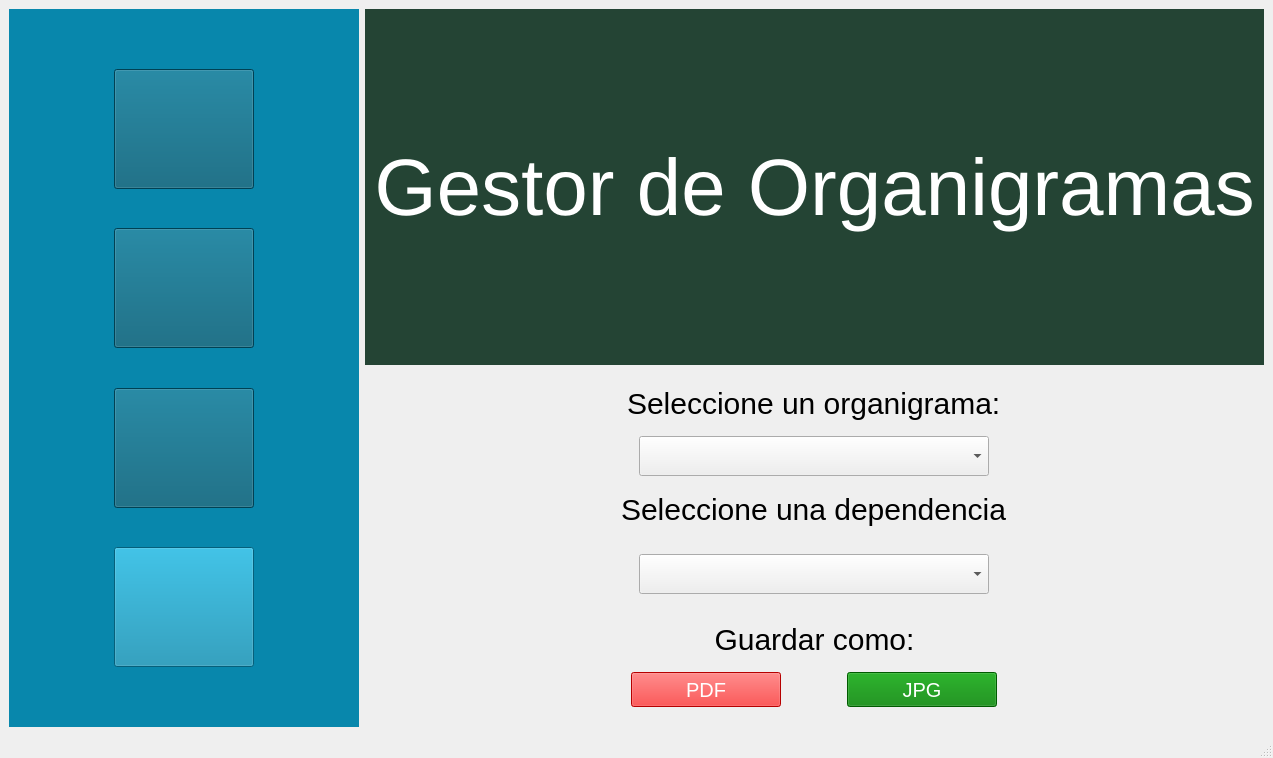
<?xml version="1.0" encoding="UTF-8"?>
<ui version="4.0">
 <class>MainWindow</class>
 <widget class="QMainWindow" name="MainWindow">
  <property name="geometry">
   <rect>
    <x>0</x>
    <y>0</y>
    <width>1257</width>
    <height>758</height>
   </rect>
  </property>
  <property name="sizePolicy">
   <sizepolicy hsizetype="Preferred" vsizetype="Preferred">
    <horstretch>0</horstretch>
    <verstretch>0</verstretch>
   </sizepolicy>
  </property>
  <property name="windowTitle">
   <string>MainWindow</string>
  </property>
  <widget class="QWidget" name="centralwidget">
   <layout class="QGridLayout" name="gridLayout">
    <item row="0" column="0" rowspan="2">
     <layout class="QVBoxLayout" name="verticalLayout_7">
      <item>
       <widget class="QFrame" name="horizontalFrame">
        <property name="sizePolicy">
         <sizepolicy hsizetype="Preferred" vsizetype="Preferred">
          <horstretch>0</horstretch>
          <verstretch>0</verstretch>
         </sizepolicy>
        </property>
        <property name="minimumSize">
         <size>
          <width>350</width>
          <height>550</height>
         </size>
        </property>
        <property name="maximumSize">
         <size>
          <width>300</width>
          <height>16777215</height>
         </size>
        </property>
        <property name="layoutDirection">
         <enum>Qt::LeftToRight</enum>
        </property>
        <property name="autoFillBackground">
         <bool>false</bool>
        </property>
        <property name="styleSheet">
         <string notr="true">background-color:#0887ac</string>
        </property>
        <property name="frameShape">
         <enum>QFrame::NoFrame</enum>
        </property>
        <layout class="QHBoxLayout" name="verticalLayout_5">
         <property name="spacing">
          <number>0</number>
         </property>
         <property name="sizeConstraint">
          <enum>QLayout::SetDefaultConstraint</enum>
         </property>
         <property name="leftMargin">
          <number>0</number>
         </property>
         <property name="topMargin">
          <number>0</number>
         </property>
         <property name="rightMargin">
          <number>0</number>
         </property>
         <property name="bottomMargin">
          <number>0</number>
         </property>
         <item>
          <layout class="QVBoxLayout" name="verticalLayout_3">
           <property name="spacing">
            <number>0</number>
           </property>
           <property name="sizeConstraint">
            <enum>QLayout::SetMaximumSize</enum>
           </property>
           <property name="leftMargin">
            <number>0</number>
           </property>
           <property name="topMargin">
            <number>40</number>
           </property>
           <property name="rightMargin">
            <number>0</number>
           </property>
           <property name="bottomMargin">
            <number>40</number>
           </property>
           <item alignment="Qt::AlignHCenter|Qt::AlignVCenter">
            <widget class="QPushButton" name="pushButton_9">
             <property name="sizePolicy">
              <sizepolicy hsizetype="Minimum" vsizetype="Expanding">
               <horstretch>0</horstretch>
               <verstretch>0</verstretch>
              </sizepolicy>
             </property>
             <property name="minimumSize">
              <size>
               <width>140</width>
               <height>120</height>
              </size>
             </property>
             <property name="maximumSize">
              <size>
               <width>400</width>
               <height>400</height>
              </size>
             </property>
             <property name="cursor">
              <cursorShape>PointingHandCursor</cursorShape>
             </property>
             <property name="layoutDirection">
              <enum>Qt::LeftToRight</enum>
             </property>
             <property name="styleSheet">
              <string notr="true">image: url(D:/UNA-MATERIAS/2023-2 Semestre/Algoritmos y estructura de datos 2/Segundo Parcial/Segunda Parcial-Proyecto Original/Archivos Python/iconos/abrir-agregar-carpeta.png);background-color:#005B75</string>
             </property>
             <property name="text">
              <string/>
             </property>
            </widget>
           </item>
           <item alignment="Qt::AlignHCenter|Qt::AlignVCenter">
            <widget class="QPushButton" name="pushButton_10">
             <property name="sizePolicy">
              <sizepolicy hsizetype="Minimum" vsizetype="Expanding">
               <horstretch>0</horstretch>
               <verstretch>0</verstretch>
              </sizepolicy>
             </property>
             <property name="minimumSize">
              <size>
               <width>140</width>
               <height>120</height>
              </size>
             </property>
             <property name="maximumSize">
              <size>
               <width>400</width>
               <height>400</height>
              </size>
             </property>
             <property name="cursor">
              <cursorShape>PointingHandCursor</cursorShape>
             </property>
             <property name="styleSheet">
              <string notr="true">image: url(D:/UNA-MATERIAS/2023-2 Semestre/Algoritmos y estructura de datos 2/Segundo Parcial/Segunda Parcial-Proyecto Original/Archivos Python/iconos/carpeta-abierta.png);background-color:#005B75</string>
             </property>
             <property name="text">
              <string/>
             </property>
            </widget>
           </item>
           <item alignment="Qt::AlignHCenter|Qt::AlignVCenter">
            <widget class="QPushButton" name="pushButton_11">
             <property name="sizePolicy">
              <sizepolicy hsizetype="Minimum" vsizetype="Expanding">
               <horstretch>0</horstretch>
               <verstretch>0</verstretch>
              </sizepolicy>
             </property>
             <property name="minimumSize">
              <size>
               <width>140</width>
               <height>120</height>
              </size>
             </property>
             <property name="maximumSize">
              <size>
               <width>400</width>
               <height>400</height>
              </size>
             </property>
             <property name="cursor">
              <cursorShape>PointingHandCursor</cursorShape>
             </property>
             <property name="styleSheet">
              <string notr="true">image: url(D:/UNA-MATERIAS/2023-2 Semestre/Algoritmos y estructura de datos 2/Segundo Parcial/Segunda Parcial-Proyecto Original/Archivos Python/iconos/grupo-de-usuarios.png);background-color:#005B75</string>
             </property>
             <property name="text">
              <string/>
             </property>
            </widget>
           </item>
           <item alignment="Qt::AlignHCenter|Qt::AlignVCenter">
            <widget class="QPushButton" name="pushButton_12">
             <property name="sizePolicy">
              <sizepolicy hsizetype="Minimum" vsizetype="Expanding">
               <horstretch>0</horstretch>
               <verstretch>0</verstretch>
              </sizepolicy>
             </property>
             <property name="minimumSize">
              <size>
               <width>140</width>
               <height>120</height>
              </size>
             </property>
             <property name="maximumSize">
              <size>
               <width>400</width>
               <height>400</height>
              </size>
             </property>
             <property name="cursor">
              <cursorShape>PointingHandCursor</cursorShape>
             </property>
             <property name="styleSheet">
              <string notr="true">image: url(D:/UNA-MATERIAS/2023-2 Semestre/Algoritmos y estructura de datos 2/Segundo Parcial/Segunda Parcial-Proyecto Original/Archivos Python/iconos/archivo-pdf.png)</string>
             </property>
             <property name="text">
              <string/>
             </property>
            </widget>
           </item>
          </layout>
         </item>
        </layout>
       </widget>
      </item>
     </layout>
    </item>
    <item row="1" column="1">
     <layout class="QVBoxLayout" name="verticalLayout_2">
      <property name="spacing">
       <number>0</number>
      </property>
      <property name="topMargin">
       <number>0</number>
      </property>
      <property name="bottomMargin">
       <number>20</number>
      </property>
      <item alignment="Qt::AlignHCenter|Qt::AlignVCenter">
       <widget class="QLabel" name="label_2">
        <property name="styleSheet">
         <string notr="true">font-size:30px</string>
        </property>
        <property name="text">
         <string>Seleccione un organigrama:</string>
        </property>
       </widget>
      </item>
      <item alignment="Qt::AlignHCenter">
       <widget class="QComboBox" name="sel_org_a_imprimir">
        <property name="sizePolicy">
         <sizepolicy hsizetype="Expanding" vsizetype="Fixed">
          <horstretch>0</horstretch>
          <verstretch>0</verstretch>
         </sizepolicy>
        </property>
        <property name="minimumSize">
         <size>
          <width>350</width>
          <height>40</height>
         </size>
        </property>
        <property name="styleSheet">
         <string notr="true">font-size:20px;</string>
        </property>
       </widget>
      </item>
      <item alignment="Qt::AlignHCenter">
       <widget class="QLabel" name="label_3">
        <property name="styleSheet">
         <string notr="true">font-size:30px</string>
        </property>
        <property name="text">
         <string>Seleccione una dependencia</string>
        </property>
       </widget>
      </item>
      <item alignment="Qt::AlignHCenter|Qt::AlignVCenter">
       <widget class="QComboBox" name="sel_dep_a_imprimir">
        <property name="sizePolicy">
         <sizepolicy hsizetype="Expanding" vsizetype="Fixed">
          <horstretch>0</horstretch>
          <verstretch>0</verstretch>
         </sizepolicy>
        </property>
        <property name="minimumSize">
         <size>
          <width>350</width>
          <height>40</height>
         </size>
        </property>
        <property name="styleSheet">
         <string notr="true">font-size:20px;</string>
        </property>
       </widget>
      </item>
      <item>
       <layout class="QVBoxLayout" name="verticalLayout_6">
        <item>
         <widget class="QLabel" name="label">
          <property name="styleSheet">
           <string notr="true">font-size:30px</string>
          </property>
          <property name="text">
           <string>Guardar como:</string>
          </property>
          <property name="alignment">
           <set>Qt::AlignCenter</set>
          </property>
         </widget>
        </item>
       </layout>
      </item>
      <item>
       <layout class="QHBoxLayout" name="horizontalLayout">
        <property name="leftMargin">
         <number>200</number>
        </property>
        <property name="rightMargin">
         <number>200</number>
        </property>
        <item>
         <widget class="QPushButton" name="guardarpdf">
          <property name="sizePolicy">
           <sizepolicy hsizetype="Fixed" vsizetype="Fixed">
            <horstretch>0</horstretch>
            <verstretch>0</verstretch>
           </sizepolicy>
          </property>
          <property name="minimumSize">
           <size>
            <width>150</width>
            <height>35</height>
           </size>
          </property>
          <property name="cursor">
           <cursorShape>PointingHandCursor</cursorShape>
          </property>
          <property name="styleSheet">
           <string notr="true">font-size:20px;background-color:red;color:white</string>
          </property>
          <property name="text">
           <string>PDF</string>
          </property>
         </widget>
        </item>
        <item>
         <widget class="QPushButton" name="guardarjpg">
          <property name="sizePolicy">
           <sizepolicy hsizetype="Fixed" vsizetype="Fixed">
            <horstretch>0</horstretch>
            <verstretch>0</verstretch>
           </sizepolicy>
          </property>
          <property name="minimumSize">
           <size>
            <width>150</width>
            <height>35</height>
           </size>
          </property>
          <property name="cursor">
           <cursorShape>PointingHandCursor</cursorShape>
          </property>
          <property name="styleSheet">
           <string notr="true">font-size:20px;background-color:green;color:white</string>
          </property>
          <property name="text">
           <string>JPG</string>
          </property>
         </widget>
        </item>
       </layout>
      </item>
     </layout>
    </item>
    <item row="0" column="1">
     <layout class="QHBoxLayout" name="horizontalLayout_2">
      <property name="bottomMargin">
       <number>0</number>
      </property>
      <item>
       <widget class="QFrame" name="verticalFrame">
        <property name="sizePolicy">
         <sizepolicy hsizetype="Expanding" vsizetype="Preferred">
          <horstretch>0</horstretch>
          <verstretch>0</verstretch>
         </sizepolicy>
        </property>
        <property name="minimumSize">
         <size>
          <width>0</width>
          <height>250</height>
         </size>
        </property>
        <property name="maximumSize">
         <size>
          <width>1550</width>
          <height>16777215</height>
         </size>
        </property>
        <property name="styleSheet">
         <string notr="true">background-color:#244434</string>
        </property>
        <layout class="QVBoxLayout" name="verticalLayout_4">
         <item>
          <widget class="QLabel" name="label_11">
           <property name="maximumSize">
            <size>
             <width>100000</width>
             <height>100000</height>
            </size>
           </property>
           <property name="styleSheet">
            <string notr="true">font-size:80px;color:white;text-align:center;</string>
           </property>
           <property name="text">
            <string>Gestor de Organigramas</string>
           </property>
           <property name="alignment">
            <set>Qt::AlignCenter</set>
           </property>
          </widget>
         </item>
        </layout>
       </widget>
      </item>
     </layout>
    </item>
   </layout>
  </widget>
  <widget class="QStatusBar" name="statusbar"/>
 </widget>
 <resources>
  <include location="crear.qrc"/>
 </resources>
 <connections/>
</ui>
